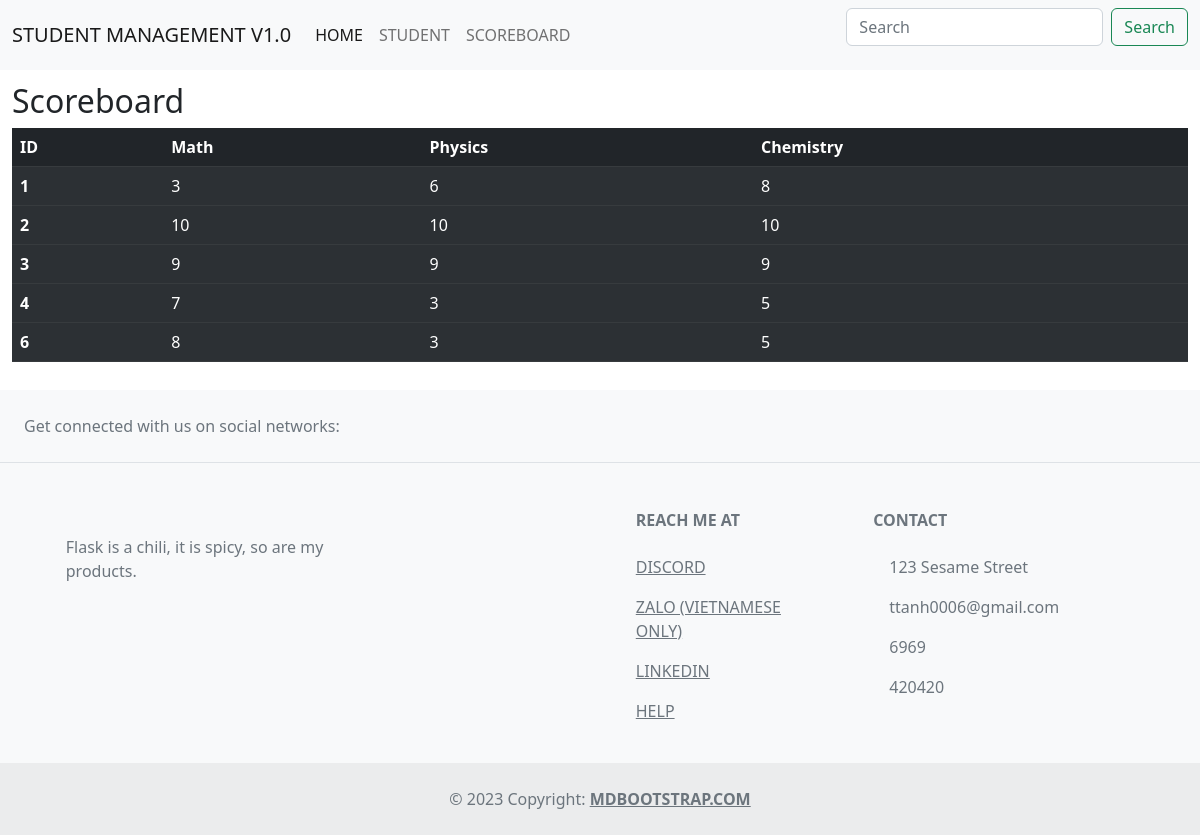
The app's page /scoreboard with its own data.
### app.py (models this page shows, shortened)
class Score(db.Model):
    id = db.Column(db.Integer, primary_key=True)
    Math = db.Column(db.Integer)
    Physics = db.Column(db.Integer)
    Chemistry = db.Column(db.Integer)
    student_id = db.Column(db.Integer, db.ForeignKey('student.id'))

### app.py (the view)
@app.route('/scoreboard')
def scoreboard():
    data = Score.query.order_by(Score.student_id).all()
    return render_template('scoreboard.html', scores=data)

### templates/scoreboard.html (shortened to what this page needs)
{% extends 'base.html' %}
{% block main %}
<h2>Scoreboard</h2>
<table class="table table-striped table-dark">
    <thead>
      <tr>
        <th scope="col">ID</th>
        <th scope="col">Math</th>
        <th scope="col">Physics</th>
        <th scope="col">Chemistry</th>
      </tr>
    </thead>
    {% for score in scores %}
    <tbody>
      <tr>
        <th scope="row">{{score.student_id}}</th>
        <td>{{score.Math}}</td>
        <td>{{score.Physics}}</td>
        <td>{{score.Chemistry}}</td>
      </tr>
    </tbody>
    {% endfor %}
  </table>
{% endblock main %}

### templates/base.html (shortened to what this page needs)
<html>
    <head>
        <link href="https://cdn.jsdelivr.net/npm/bootstrap@5.2.0-beta1/dist/css/bootstrap.min.css" rel="stylesheet">
        <link href="static/style.css" rel="stylesheet">
    </head>
    <body>
        {% include 'navbar.html' %}
        <div style="padding: 1%">
        {% block main %}
        {% endblock main %}
        </div>
<footer class="text-center text-lg-start bg-light text-muted">
    <section
      class="d-flex justify-content-center justify-content-lg-between p-4 border-bottom"
    >
      <div class="me-5 d-none d-lg-block">
        <span>Get connected with us on social networks:</span>
      </div>
      <div>
      </div>
    </section>
    <section class="">
      <div class="container text-center text-md-start mt-5">
        <div class="row mt-3">
          <div class="col-md-3 col-lg-4 col-xl-3 mx-auto mb-4">
            <p>
              Flask is a chili, it is spicy, so are my products.
            </p>
          </div>
          <div class="col-md-2 col-lg-2 col-xl-2 mx-auto mb-4">
          </div>
          <div class="col-md-3 col-lg-2 col-xl-2 mx-auto mb-4">
            <h6 class="text-uppercase fw-bold mb-4">
              Reach me at
            </h6>
            <p>
              <a href="#!" class="text-reset">Discord</a>
            </p>
            <p>
              <a href="#!" class="text-reset">Zalo (Vietnamese only)</a>
            </p>
            <p>
              <a href="#!" class="text-reset">LinkedIn</a>
            </p>
            <p>
              <a href="#!" class="text-reset">Help</a>
            </p>
          </div>
          <div class="col-md-4 col-lg-3 col-xl-3 mx-auto mb-md-0 mb-4">
            <h6 class="text-uppercase fw-bold mb-4">
              Contact
            </h6>
            <p> 123 Sesame Street</p>
            <p>
              ttanh0006@gmail.com
            </p>
            <p> 6969</p>
            <p> 420420</p>
          </div>
        </div>
      </div>
    </section>
    <div class="text-center p-4" style="background-color: rgba(0, 0, 0, 0.05);">
      © 2023 Copyright:
      <a class="text-reset fw-bold" href="https://mdbootstrap.com/">MDBootstrap.com</a>
    </div>
  </footer>
    </body>
</html>

### templates/navbar.html (shortened to what this page needs)
<nav class="navbar navbar-expand-lg bg-light">
    <div class="container-fluid">
      <a class="navbar-brand" href="/index">Student Management V1.0</a>
      <div class="collapse navbar-collapse" id="navbarSupportedContent">
        <ul class="navbar-nav me-auto mb-2 mb-lg-0">
          <li class="nav-item">
            <a class="nav-link active" aria-current="page" href="#">Home</a>
          </li>
          <li class="nav-item">
            <a class="nav-link" href="/student">Student</a>
          </li>
          <li class="nav-item">
            <a class="nav-link" href="/scoreboard">Scoreboard</a>
          </li>
        </ul>
        <form class="d-flex" role="search">
          <input class="form-control me-2" type="search" placeholder="Search" aria-label="Search">
          <button class="btn btn-outline-success" type="submit">Search</button>
        </form>
      </div>
    </div>
  </nav>

### static/style.css (style rules this page uses)
a { color: #fff; text-transform: uppercase; }
.container { position: relative; }
.row:after { content: ""; display: table; clear: both; }
.active, .demo:hover { opacity: 1; }

### records on screen
Score: student_id "1", Math "3", Physics "6", Chemistry "8"
Score: student_id "2", Math "10", Physics "10", Chemistry "10"
Score: student_id "3", Math "9", Physics "9", Chemistry "9"
Score: student_id "4", Math "7", Physics "3", Chemistry "5"
Score: student_id "6", Math "8", Physics "3", Chemistry "5"
